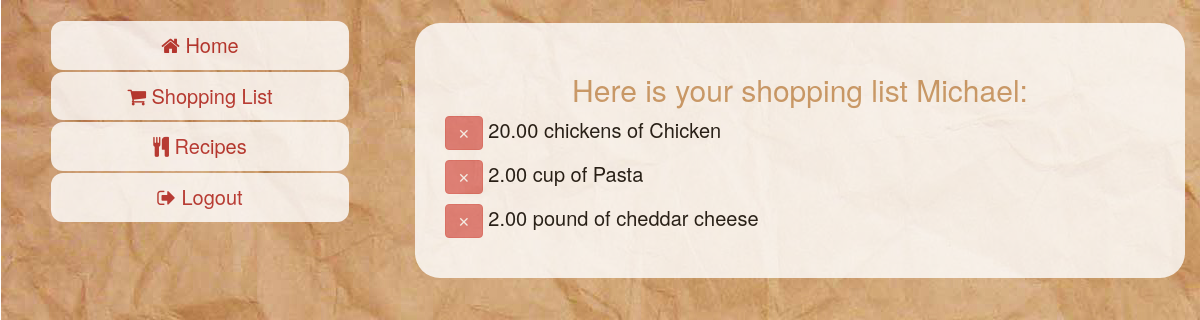
Page /home/shopping_list/ (signed in) on the committed database.
### homepage/models.py (models this page shows, shortened)
class Ingredient(models.Model):
	recipe = models.ForeignKey(Recipe, on_delete=models.CASCADE, blank = True, null = True)
	ingredient_show = models.BooleanField(default=True)
	ingredient_name = models.CharField(max_length=200, null = True)
	ingredient_quantity = models.DecimalField(max_digits=5, decimal_places=2, default = '0.0', null = True)
	quantity_type = models.CharField(max_length=200, null = True)
	def total(self):
		return self.recipe.recipe_amount*self.ingredient_quantity

class Recipe(models.Model):
	user = models.ForeignKey(User, on_delete=models.CASCADE, blank=True, null=True)
	recipe_name = models.CharField(max_length=200)
	recipe_tag = models.CharField(max_length=200)
	prep_time = models.IntegerField(default=0)
	cook_time = models.IntegerField(default=0)
	recipe_amount = models.IntegerField(default=0)

### homepage/views.py (the view)
class ShoppingListView(generic.ListView):
	template_name = 'homepage/shopping_list.html'
	context_object_name = 'latest_recipe_list'
	def get_queryset(self):
		return Recipe.objects.order_by('id')

### homepage/templates/homepage/shopping_list.html (shortened to what this page needs)
{% extends './base.html' %}
{% block content %}
	<h2>Here is your shopping list {{ user.first_name }}:</h2>
	{% if user.recipe_set.all %}
        {% for recipe in user.recipe_set.all %}
			{% if recipe.recipe_amount > 0 %}
			<div align="left">
				{% for ingredient in recipe.ingredient_set.all %}
				<p>
				{% if ingredient.ingredient_show  %}
					<a href="/home/hide_ingredient/{{ ingredient.id }}/"><button type="button" class="btn btn-danger">&#10005</button></a>
					<span style="color:black;font-weight:normal">{{ ingredient.total }} {{ ingredient.quantity_type }} of {{ ingredient.ingredient_name }} </span>
					{% endif %}
					</p>
				{% endfor %}
				</div>
			{% endif %}
        {% endfor %}
	{% else %}
		<p>You have nothing in your grocery list.</p>
    {% endif %}
{% endblock %}

### homepage/static/homepage/style.css (style rules this page uses)
a { border-radius: 12px; color: firebrick; background-color: white; opacity: 0.8; }
body { font-size: 2em; background-image: url("images/paper-bag.jpg"); background-repeat: repeat-y; background-color: white; color: white; text-align: center; bottom: 0%; overflow-y:scroll; overflow-x:hidden; }

### rows in the picture
Ingredient: total "20.00", quantity_type "chickens", ingredient_name "Chicken"
Ingredient: total "2.00", quantity_type "cup", ingredient_name "Pasta"
Ingredient: total "2.00", quantity_type "pound", ingredient_name "cheddar cheese"

### other values in the picture
{{ user.first_name }} "Michael"
